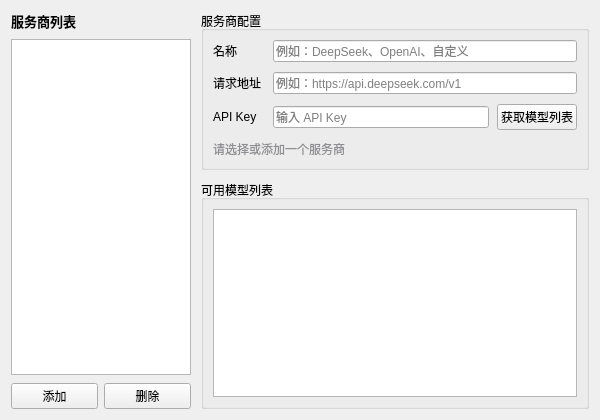
<?xml version="1.0" encoding="UTF-8"?>
<ui version="4.0">
 <class>PageLLM</class>
 <widget class="QWidget" name="PageLLM">
  <property name="geometry">
   <rect><x>0</x><y>0</y><width>600</width><height>420</height></rect>
  </property>
  <layout class="QHBoxLayout" name="mainLayout">
   <property name="spacing"><number>10</number></property>

   <!-- 左侧：服务商列表 -->
   <item>
    <layout class="QVBoxLayout" name="leftLayout">
     <property name="spacing"><number>8</number></property>
     <item>
      <widget class="QLabel" name="lblProviderList">
       <property name="text"><string>服务商列表</string></property>
       <property name="styleSheet"><string>font-weight: bold; font-size: 13px;</string></property>
      </widget>
     </item>
     <item>
      <widget class="QListWidget" name="listProviders">
       <property name="maximumSize"><size><width>180</width><height>16777215</height></size></property>
       <property name="minimumSize"><size><width>140</width><height>0</height></size></property>
      </widget>
     </item>
     <item>
      <layout class="QHBoxLayout" name="btnLayout">
       <property name="spacing"><number>6</number></property>
       <item>
        <widget class="QPushButton" name="btnAddProvider">
         <property name="text"><string>添加</string></property>
        </widget>
       </item>
       <item>
        <widget class="QPushButton" name="btnRemoveProvider">
         <property name="text"><string>删除</string></property>
        </widget>
       </item>
      </layout>
     </item>
    </layout>
   </item>

   <!-- 右侧：服务商详情 -->
   <item>
    <layout class="QVBoxLayout" name="rightLayout">
     <property name="spacing"><number>10</number></property>

     <item>
      <widget class="QGroupBox" name="grpDetail">
       <property name="title"><string>服务商配置</string></property>
       <layout class="QGridLayout" name="detailGrid">
        <property name="horizontalSpacing"><number>12</number></property>
        <property name="verticalSpacing"><number>10</number></property>

        <item row="0" column="0">
         <widget class="QLabel" name="lblName">
          <property name="text"><string>名称</string></property>
         </widget>
        </item>
        <item row="0" column="1">
         <widget class="QLineEdit" name="editProviderName">
          <property name="placeholderText"><string>例如：DeepSeek、OpenAI、自定义</string></property>
         </widget>
        </item>

        <item row="1" column="0">
         <widget class="QLabel" name="lblBaseUrl">
          <property name="text"><string>请求地址</string></property>
         </widget>
        </item>
        <item row="1" column="1">
         <widget class="QLineEdit" name="editBaseUrl">
          <property name="placeholderText"><string>例如：https://api.deepseek.com/v1</string></property>
         </widget>
        </item>

        <item row="2" column="0">
         <widget class="QLabel" name="lblApiKey">
          <property name="text"><string>API Key</string></property>
         </widget>
        </item>
        <item row="2" column="1">
         <layout class="QHBoxLayout" name="apiKeyLayout">
          <property name="spacing"><number>8</number></property>
          <item>
           <widget class="QLineEdit" name="editApiKey">
            <property name="echoMode"><enum>QLineEdit::Password</enum></property>
            <property name="placeholderText"><string>输入 API Key</string></property>
           </widget>
          </item>
          <item>
           <widget class="QPushButton" name="btnFetchModels">
            <property name="text"><string>获取模型列表</string></property>
           </widget>
          </item>
         </layout>
        </item>

        <item row="3" column="0" colspan="2">
         <widget class="QLabel" name="labelStatus">
          <property name="text"><string>请选择或添加一个服务商</string></property>
          <property name="styleSheet"><string>color: #8E8E93; font-size: 12px;</string></property>
         </widget>
        </item>
       </layout>
      </widget>
     </item>

     <item>
      <widget class="QGroupBox" name="grpModels">
       <property name="title"><string>可用模型列表</string></property>
       <layout class="QVBoxLayout" name="vLayoutModels">
        <property name="spacing"><number>8</number></property>
        <item>
         <widget class="QListView" name="listModels"/>
        </item>
       </layout>
      </widget>
     </item>

    </layout>
   </item>

  </layout>
 </widget>
 <resources/>
 <connections/>
</ui>
